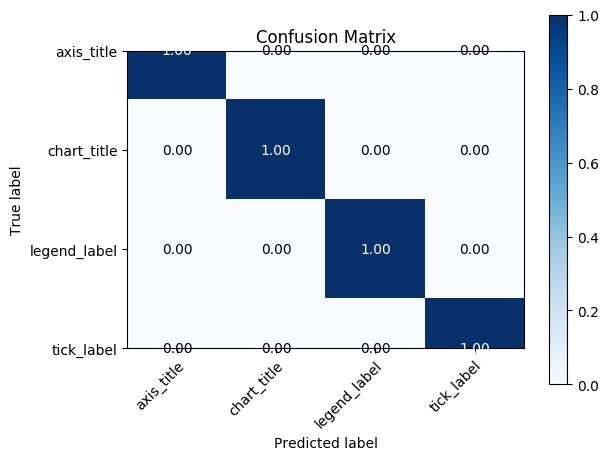
#> input picture Pytorch_UNet_ticks_C_R/.png, 609 x 460 px
$ python -i coordinates.py   (imports and definitions only)   (older library calls are emulated)
#> lines starting #> are read from the running program, lines starting #| are printed output that depends on the picture; after the words box and inside, x2 and y2 are one past the last pixel; in counts of white or black regions, pixels touching at a corner belong together
import os
import cv2
import json
import numpy as np


def get_bbox(img_path):
#> called with img_path = '../.png'
    if type(img_path) == np.ndarray:
        img = img_path
    else:
        img = cv2.imread(img_path, -1)
#> img is the input picture: shape (460, 609, 4); mean B, G, R, A 232.5, 224.2, 217.7, 255

    if len(img.shape) == 3:
        gray = cv2.cvtColor(img, cv2.COLOR_BGR2GRAY)
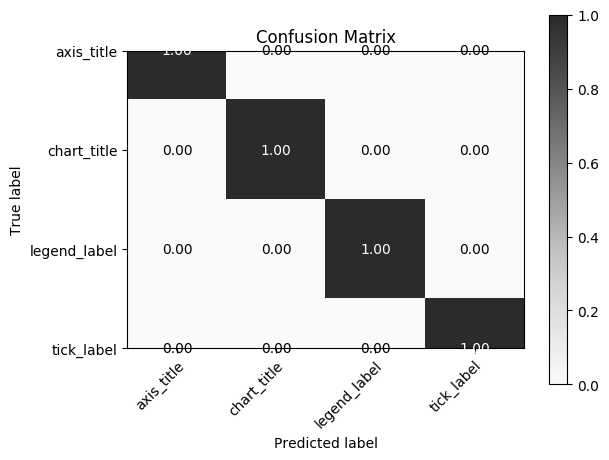
#> gray: shape (460, 609); min 0, max 255, mean 223.1
    elif len(img.shape) == 2:
        gray = img
    # binary = cv2.bitwise_not(gray)
    ret, thresh = cv2.threshold(gray, 50, 255, cv2.THRESH_BINARY)
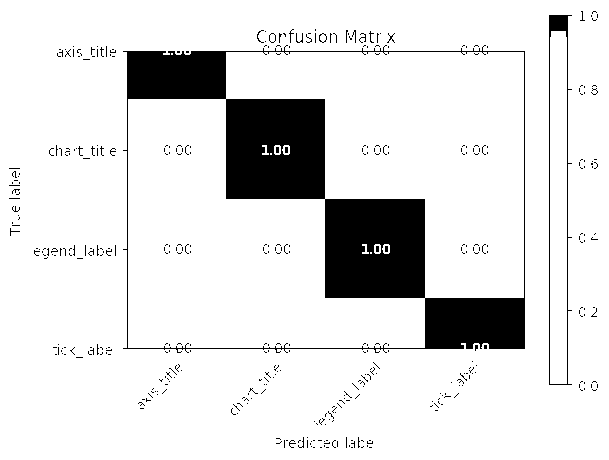
#> thresh: shape (460, 609); 88% white; 423 black regions (414 under 20 px)
    # cv2.imshow("ff", thresh)
    # cv2.waitKey(0)
    _, contours, hierarchy = cv2.findContours(thresh, cv2.RETR_TREE, cv2.CHAIN_APPROX_NONE)
#> contours = 891 contours, 841 with area under 20; largest, box (x1, y1, x2, y2) and area: (0, 0, 609, 460) 279072, (122, 46, 526, 354) 119306, (128, 52, 524, 348) 106901, (324, 198, 426, 299) 10098, (225, 98, 326, 200) 10098

    bbs = []
    centers = []

    for contour in contours:
        (x,y,w,h) = cv2.boundingRect(contour)
        bbs.append([x,y,w,h])
        cx = x + int(w*1./2)
        cy = y + int(h*1./2)
        centers.append([cx, cy])
#> this loop made 891 passes
#> (x, y, w, h, cx, cy) on passes 1 to 3: (0, 0, 609, 460, 304, 230), (368, 446, 5, 3, 370, 447), (360, 446, 4, 3, 362, 447)
#> after the loop, bbs = 891 items, first 6: [0, 0, 609, 460], [368, 446, 5, 3], [360, 446, 4, 3], [350, 446, 4, 3], [333, 446, 4, 3], [325, 446, 5, 3]; centers = 891 pairs, first value 12 to 597, second value 11 to 447

        # [5 lines of commented-out code are left out]

    return bbs, centers


# [6 lines of commented-out code are left out]

>>> result = get_bbox('../.png')
